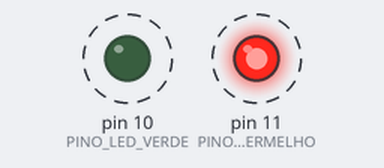
A sketch run on a simulated Arduino Uno, built with avr-gcc and run on an emulated ATmega328P. Shown: output pins drawn as LEDs (lit = HIGH). Dashed ring = blinking.

Above: at 0.2 s.
Timing chart, 0 to 3.0 s (numbered marks = the images above):
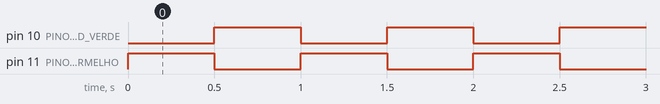

The sketch:

03_dois_leds_alternados.ino
```cpp
// Vídeo 3/10 — Dois LEDs piscando alternadamente

const int PINO_LED_VERMELHO = 11;
const int PINO_LED_VERDE = 10;

void setup() {
  pinMode(PINO_LED_VERMELHO, OUTPUT);
  pinMode(PINO_LED_VERDE, OUTPUT);
}

void loop() {
  digitalWrite(PINO_LED_VERMELHO, HIGH);
  digitalWrite(PINO_LED_VERDE, LOW);
  delay(500);

  digitalWrite(PINO_LED_VERMELHO, LOW);
  digitalWrite(PINO_LED_VERDE, HIGH);
  delay(500);
}
```

Measured:
- by itself, pin 10 (PINO_LED_VERDE), pin 11 (PINO_LED_VERMELHO): alternates HIGH for 0.50 s and LOW for 0.50 s
